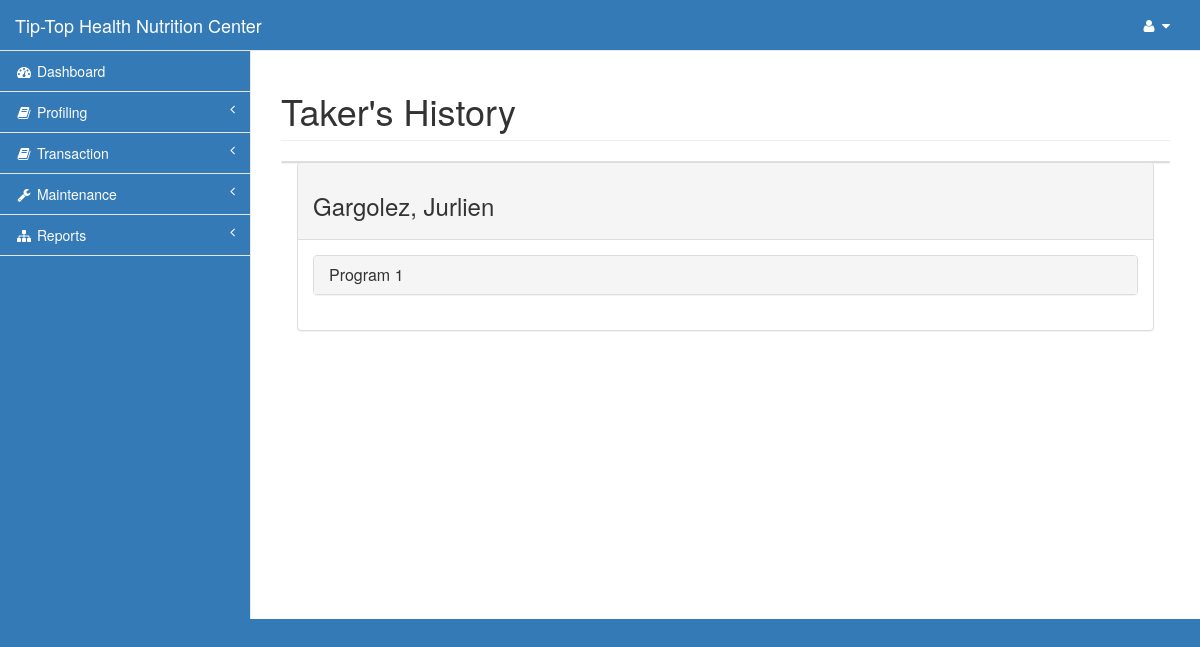
Page /pages/history.php?id=2 (signed in) on the committed database.
### tables this page shows
CREATE TABLE `taker` (
  `id` int(11) NOT NULL,
  `last` varchar(15) NOT NULL,
  `first` varchar(15) NOT NULL,
  `phone` varchar(11) NOT NULL,
  `gender` varchar(6) NOT NULL,
  `bday` date NOT NULL,
  `referrer_name` varchar(30) NOT NULL,
  `referrer_contact` varchar(30) NOT NULL,
  `address` varchar(100) NOT NULL,
  `email` varchar(30) NOT NULL,
  `status` varchar(8) NOT NULL,
  `points` decimal(7,2) NOT NULL,
  `discount` decimal(10,2) NOT NULL,
  `height` decimal(5,2) NOT NULL,
  `orig_weight` decimal(5,2) NOT NULL
);

CREATE TABLE `monitoring` (
  `monitor_id` int(11) NOT NULL,
  `id` int(11) NOT NULL,
  `sponsor` varchar(30) NOT NULL,
  `program_id` int(11) NOT NULL,
  `target` varchar(50) NOT NULL,
  `monitor_status` varchar(15) NOT NULL,
  `start_date` date NOT NULL
);

CREATE TABLE `program` (
  `program_id` int(11) NOT NULL,
  `program_name` varchar(30) NOT NULL
);

### pages/history.php (the view, shortened to what this page needs)
<?php include('session.php');?>
<!DOCTYPE html>
<html lang="en">
<head>
    <?php include('css.php');?>
</head>
<body>
    <div id="wrapper">
        <?php include('nav.php');?>
        <div id="page-wrapper">
            <div class="row">
                <div class="col-lg-12">
                    <h1 class="page-header">Taker's History</h1>
                </div>
            </div>
            <div class="row">
                <div class="col-lg-12">
                    <div class="panel panel-default">
                        <div class="col-lg-12">
                    <div class="panel panel-default">
                        <div class="panel-heading">
<?php
        $id=$_REQUEST['id'];
        $query1=mysqli_query($con,"select * from taker where id='$id'")or die(mysqli_error($con));
                $row1=mysqli_fetch_array($query1);
                    echo "<h3>".$row1['last'].", ".$row1['first']."</h3>";
?>
                        </div>
                        <div class="panel-body">
                            <div class="panel-group" id="accordion">
<?php
        $query=mysqli_query($con,"select * from monitoring natural join program where id='$id' and monitor_status='Finished'")or die(mysqli_error($con));
          while ($row=mysqli_fetch_array($query)){
?>
                                <div class="panel panel-default">
                                    <div class="panel-heading">
                                        <h4 class="panel-title">
                                            <a data-toggle="collapse" data-parent="#accordion" href="#collapse<?php echo $row['monitor_id'];?>"><?php echo $row['program_name'];?></a>
                                        </h4>
                                    </div>
                                </div>
<?php }?>
                            </div>
                        </div>
                    </div>
                </div>
                    </div>
                </div>
            </div>
        </div>
    </div>
</body>
</html>

### pages/css.php (style rules this page uses)
.navbar-default, body { background-color: #337ab7!important; }

### rows in the picture
taker: last "Gargolez", first "Jurlien"
monitoring: program.program_name "Program 1"
